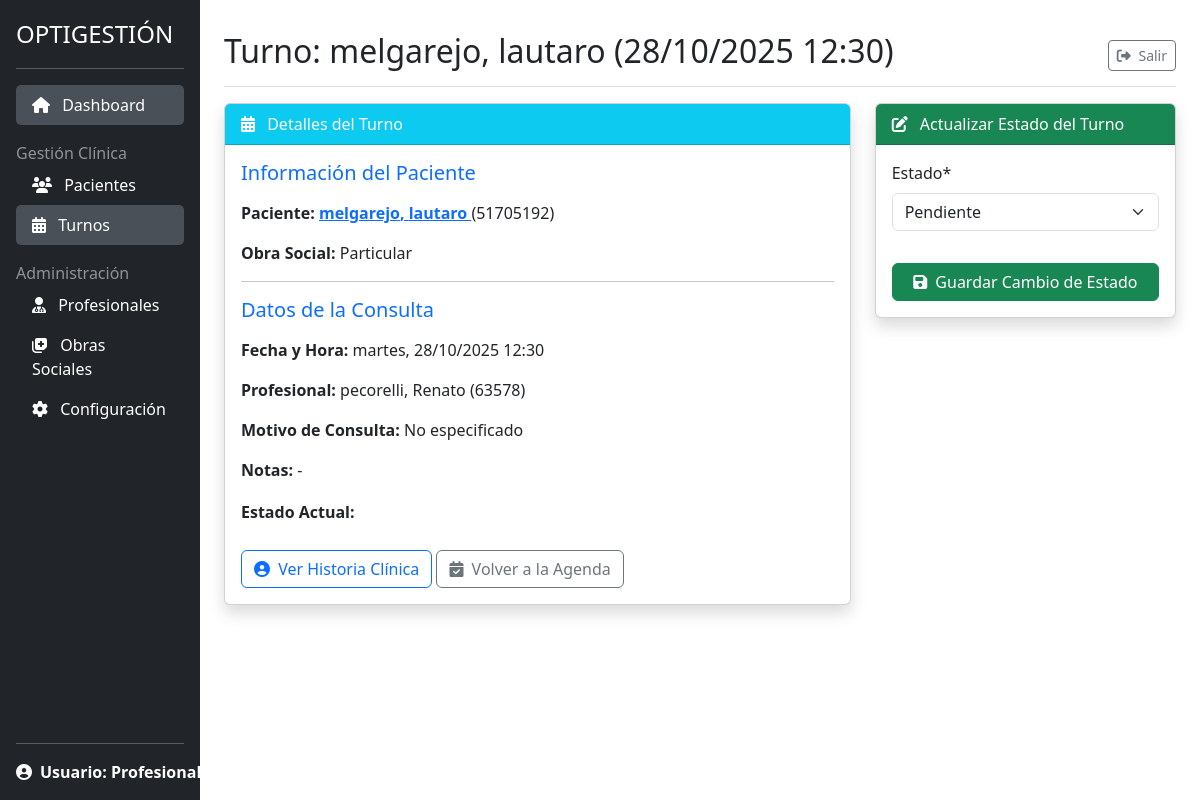
Page /pacientes/turnos/6/detalle/ (signed in) on the committed database.
### gestion_clinica/models.py (models this page shows, shortened)
class Turno(models.Model):
    paciente = models.ForeignKey(
        Paciente,
        on_delete=models.CASCADE,
        related_name='turnos'
    )
    profesional = models.ForeignKey(
        Profesional,
        on_delete=models.PROTECT,
        related_name='turnos_asignados'
    )
    fecha_hora = models.DateTimeField(default=timezone.now)
    ESTADO_CHOICES = [
        ('PENDIENTE', 'Pendiente'),
        ('CONFIRMADO', 'Confirmado'),
        ('ATENDIDO', 'Atendido'),
        ('CANCELADO', 'Cancelado'),
    ]
    estado = models.CharField(
        max_length=10,
        choices=ESTADO_CHOICES,
        default='PENDIENTE'
    )
    observaciones = models.TextField(
        blank=True,
        null=True,
        verbose_name='Observaciones del Turno'
    )
    class Meta:
        verbose_name = "Turno"
        verbose_name_plural = "Turnos"
        ordering = ['fecha_hora']

class Paciente(models.Model):
    num_registro = models.CharField(
        max_length=6,
        unique=True,
        blank=True,
        null=True,
        editable=False,
        verbose_name='Número de Registro'
    )
    nombre = models.CharField(max_length=100)
    apellido = models.CharField(max_length=100)
    dni = models.CharField(max_length=20, unique=True)
    fecha_nacimiento = models.DateField()
    GENERO_CHOICES = [('M', 'Masculino'), ('F', 'Femenino'), ('O', 'Otro')]
    genero = models.CharField(max_length=1, choices=GENERO_CHOICES)
    telefono = models.CharField(max_length=50)
    domicilio = models.CharField(max_length=255, verbose_name='Domicilio')
    obra_social = models.ForeignKey(
        ObraSocial, on_delete=models.SET_NULL, null=True, blank=True)
    num_afiliado = models.CharField(max_length=50, blank=True, null=True)
    antecedentes_sistemicos = models.TextField(
        blank=True, verbose_name="Antecedentes Sistémicos")
    antecedentes_oftalmologicos = models.TextField(
        blank=True, verbose_name="Antecedentes Oftalmológicos")
    class Meta:
        ordering = ['apellido', 'nombre']

class ObraSocial(models.Model):
    nombre = models.CharField(max_length=150, unique=True)
    siglas = models.CharField(max_length=20, blank=True, null=True)
    def __str__(self):
        return self.nombre
    class Meta:
        verbose_name = "Obra Social"
        verbose_name_plural = "Obras Sociales"
        ordering = ['nombre']

class Profesional(models.Model):
    nombre = models.CharField(max_length=100)
    apellido = models.CharField(max_length=100)
    matricula = models.CharField(max_length=50, unique=True)
    def __str__(self):
        return f'{self.apellido}, {self.nombre} ({self.matricula})'
    class Meta:
        verbose_name_plural = "Profesionales"
        ordering = ['apellido', 'nombre']

### gestion_clinica/views.py (the view, shortened to what this page needs)
class TurnoDetailView(LoginRequiredMixin, SuccessMessageMixin, UpdateView):
    model = Turno
    form_class = TurnoEstadoForm
    template_name = 'gestion_clinica/turno_detail.html'
    context_object_name = 'turno'
    success_url = reverse_lazy('gestion_clinica:lista_turnos')
    success_message = "Estado del turno actualizado correctamente."

### gestion_clinica/forms.py
class TurnoEstadoForm(BaseFormMixin, forms.ModelForm):
    class Meta:
        model = Turno
        fields = ['estado']
        widgets = {
            'estado': forms.Select(attrs={'class': 'form-select'}),
        }

### gestion_clinica/templates/gestion_clinica/turno_detail.html (shortened to what this page needs)
{% extends "gestion_clinica/base.html" %}
{% load crispy_forms_tags %}
{% block title_heading %}Turno: {{ turno.paciente.apellido }}, {{ turno.paciente.nombre }} ({{ turno.fecha_hora|date:"d/m/Y H:i" }}){% endblock title_heading %}
{% block content %}
<div class="row">
    <div class="col-lg-8">
        <div class="card shadow mb-4">
            <div class="card-header bg-info text-white">
                <i class="fas fa-calendar-alt me-2"></i> Detalles del Turno
            </div>
            <div class="card-body">
                <h5 class="text-primary mb-3">Información del Paciente</h5>
                <p>
                    <strong>Paciente:</strong>
                    <a href="{% url 'gestion_clinica:detalle_paciente' pk=turno.paciente.pk %}" class="fw-bold">
                        {{ turno.paciente.apellido }}, {{ turno.paciente.nombre }}
                    </a>
                    ({{ turno.paciente.dni }})
                </p>
                <p><strong>Obra Social:</strong> {{ turno.paciente.obra_social|default:"N/A" }}</p>
                <hr>
                <h5 class="text-primary mb-3">Datos de la Consulta</h5>
                <p><strong>Fecha y Hora:</strong> {{ turno.fecha_hora|date:"l, d/m/Y H:i" }}</p>
                <p><strong>Profesional:</strong> {{ turno.profesional }}</p>
                <p><strong>Motivo de Consulta:</strong> {{ turno.motivo_consulta|default:"No especificado" }}</p>
                <p><strong>Notas:</strong> {{ turno.notas|default:"-" }}</p>
                <p>
                    <strong>Estado Actual:</strong>
                    <span class="badge bg-{{ turno.estado|lower|slugify }} fs-6">
                    </span>
                </p>
                <div class="mt-4">
                    <a href="{% url 'gestion_clinica:detalle_paciente' pk=turno.paciente.pk %}" class="btn btn-outline-primary">
                        <i class="fas fa-user-circle me-1"></i> Ver Historia Clínica
                    </a>
                    <a href="{% url 'gestion_clinica:lista_turnos' %}" class="btn btn-outline-secondary">
                        <i class="fas fa-calendar-check me-1"></i> Volver a la Agenda
                    </a>
                </div>
            </div>
        </div>
    </div>
    <div class="col-lg-4">
        <div class="card shadow mb-4">
            <div class="card-header bg-success text-white">
                <i class="fas fa-edit me-2"></i> Actualizar Estado del Turno
            </div>
            <div class="card-body">
                <form method="post">
                    {{ form|crispy }}
                    <button type="submit" class="btn btn-success w-100 mt-3">
                        <i class="fas fa-save me-1"></i> Guardar Cambio de Estado
                    </button>
                </form>
            </div>
        </div>
    </div>
</div>
{% endblock content %}

### static/css/styles.css (style rules this page uses)
html, body { height: 100%; }

### rows in the picture
Turno: paciente.apellido "melgarejo", paciente.nombre "lautaro", fecha_hora "28/10/2025 12:30", paciente.dni "51705192", paciente.obra_social "Particular", fecha_hora "martes, 28/10/2025 12:30", profesional "pecorelli, Renato (63578)", estado "Pendiente"

### other values in the picture
{{ turno.motivo_consulta|default:"No especificado" }} "No especificado"
{{ turno.notas|default:"-" }} "-"
